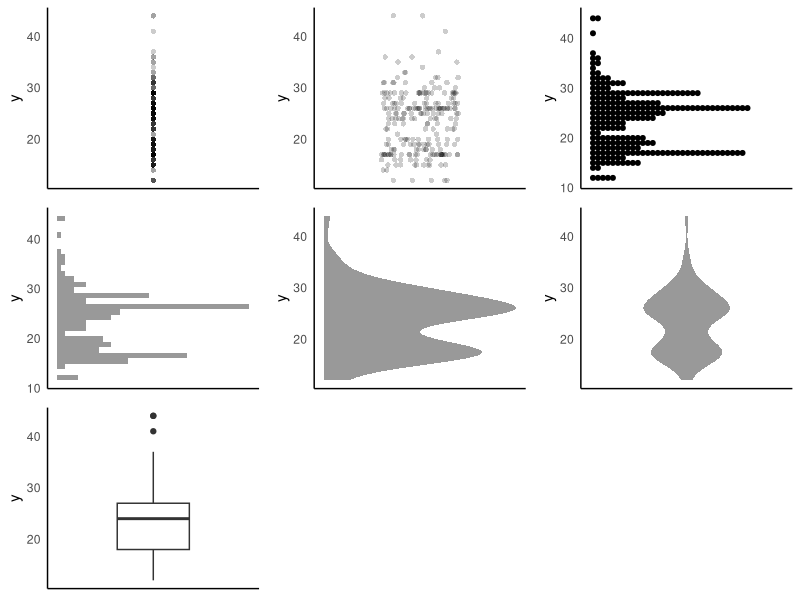

Write R code to recreate this figure.
## ---- chunk 1

## ---- chunk 2
library(ggplot2)
library(tibble)
library(dplyr)
library(tidyr)
knitr::opts_chunk$set(cache = TRUE)
## ---- chunk 3
library(palmerpenguins)
df = mpg %>% dplyr::mutate(y = hwy)
p0 = ggplot(df) + aes(y = y) +
  theme_classic() +
  theme(axis.title.x = element_blank(), axis.text.x = element_blank(), axis.ticks = element_blank())

cowplot::plot_grid(
  p0 + geom_point(aes(x = 0), shape = 16, alpha = 0.2),
  p0 + geom_jitter(aes(x = 0), height = 0, shape = 16, alpha = 0.2) + coord_cartesian(xlim = c(-1, 1)),
  p0 + geom_dotplot(aes(x = 0), binaxis = "y", binwidth = 1),
  p0 + geom_histogram(fill = "#999999"),
  p0 + geom_density(fill = "#999999", color = NA),
  p0 + geom_violin(aes(x = 0), fill = "#999999", color = NA) + coord_cartesian(xlim = c(-1, 1)),
  p0 + geom_boxplot() + coord_cartesian(xlim = c(-1, 1))
)
